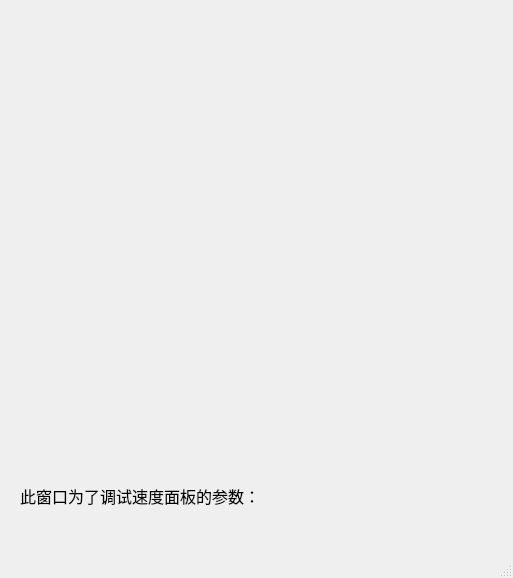
<?xml version="1.0" encoding="UTF-8"?>
<ui version="4.0">
 <class>SpeedPanel</class>
 <widget class="QMainWindow" name="SpeedPanel">
  <property name="geometry">
   <rect>
    <x>0</x>
    <y>0</y>
    <width>513</width>
    <height>578</height>
   </rect>
  </property>
  <property name="windowTitle">
   <string>SpeedPanel</string>
  </property>
  <widget class="QWidget" name="centralwidget">
   <widget class="QLabel" name="label">
    <property name="geometry">
     <rect>
      <x>20</x>
      <y>470</y>
      <width>351</width>
      <height>51</height>
     </rect>
    </property>
    <property name="font">
     <font>
      <pointsize>12</pointsize>
     </font>
    </property>
    <property name="text">
     <string>此窗口为了调试速度面板的参数：</string>
    </property>
   </widget>
  </widget>
  <widget class="QMenuBar" name="menubar">
   <property name="geometry">
    <rect>
     <x>0</x>
     <y>0</y>
     <width>513</width>
     <height>26</height>
    </rect>
   </property>
  </widget>
  <widget class="QStatusBar" name="statusbar"/>
 </widget>
 <resources/>
 <connections/>
</ui>
